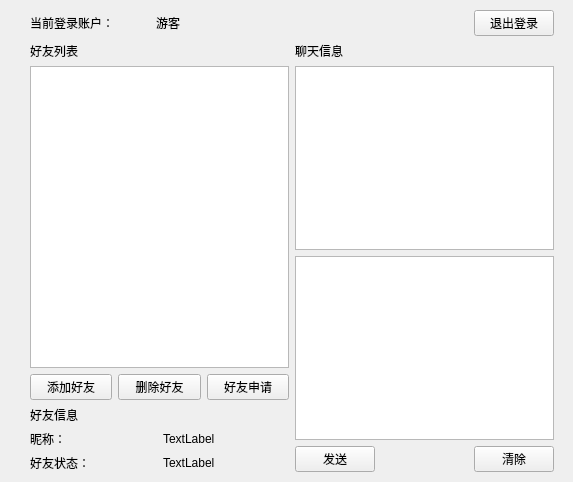
<?xml version="1.0" encoding="UTF-8"?>
<ui version="4.0">
 <class>Use</class>
 <widget class="QWidget" name="Use">
  <property name="geometry">
   <rect>
    <x>0</x>
    <y>0</y>
    <width>573</width>
    <height>482</height>
   </rect>
  </property>
  <property name="windowTitle">
   <string>Form</string>
  </property>
  <widget class="QWidget" name="layoutWidget">
   <property name="geometry">
    <rect>
     <x>30</x>
     <y>10</y>
     <width>524</width>
     <height>462</height>
    </rect>
   </property>
   <layout class="QVBoxLayout" name="verticalLayout_3">
    <item>
     <layout class="QHBoxLayout" name="horizontalLayout">
      <item>
       <widget class="QLabel" name="label">
        <property name="minimumSize">
         <size>
          <width>120</width>
          <height>0</height>
         </size>
        </property>
        <property name="text">
         <string>当前登录账户：</string>
        </property>
       </widget>
      </item>
      <item>
       <widget class="QLabel" name="useNameLabel">
        <property name="minimumSize">
         <size>
          <width>200</width>
          <height>0</height>
         </size>
        </property>
        <property name="text">
         <string>游客</string>
        </property>
       </widget>
      </item>
      <item>
       <spacer name="horizontalSpacer">
        <property name="orientation">
         <enum>Qt::Orientation::Horizontal</enum>
        </property>
        <property name="sizeHint" stdset="0">
         <size>
          <width>100</width>
          <height>20</height>
         </size>
        </property>
       </spacer>
      </item>
      <item>
       <widget class="QPushButton" name="logOutpushButton">
        <property name="styleSheet">
         <string notr="true">font: 11pt &quot;Microsoft YaHei UI&quot;;</string>
        </property>
        <property name="text">
         <string>退出登录</string>
        </property>
       </widget>
      </item>
     </layout>
    </item>
    <item>
     <layout class="QHBoxLayout" name="horizontalLayout_4">
      <item>
       <layout class="QVBoxLayout" name="verticalLayout">
        <item>
         <widget class="QLabel" name="label_8">
          <property name="text">
           <string>好友列表</string>
          </property>
         </widget>
        </item>
        <item>
         <widget class="QListWidget" name="friendListWidget"/>
        </item>
        <item>
         <layout class="QHBoxLayout" name="horizontalLayout_2">
          <item>
           <widget class="QPushButton" name="addFriendpushButton">
            <property name="text">
             <string>添加好友</string>
            </property>
           </widget>
          </item>
          <item>
           <widget class="QPushButton" name="deleteFriendPushButton">
            <property name="text">
             <string>删除好友</string>
            </property>
           </widget>
          </item>
          <item>
           <widget class="QPushButton" name="friendApplyPushButton">
            <property name="text">
             <string>好友申请</string>
            </property>
           </widget>
          </item>
         </layout>
        </item>
        <item>
         <layout class="QGridLayout" name="gridLayout">
          <item row="0" column="0">
           <widget class="QLabel" name="label_3">
            <property name="text">
             <string>好友信息</string>
            </property>
           </widget>
          </item>
          <item row="1" column="0">
           <widget class="QLabel" name="label_4">
            <property name="minimumSize">
             <size>
              <width>50</width>
              <height>0</height>
             </size>
            </property>
            <property name="text">
             <string>昵称：</string>
            </property>
           </widget>
          </item>
          <item row="1" column="1">
           <widget class="QLabel" name="friendNameLabel">
            <property name="text">
             <string>TextLabel</string>
            </property>
           </widget>
          </item>
          <item row="2" column="0">
           <widget class="QLabel" name="label_6">
            <property name="text">
             <string>好友状态：</string>
            </property>
           </widget>
          </item>
          <item row="2" column="1">
           <widget class="QLabel" name="friendStateLabel">
            <property name="text">
             <string>TextLabel</string>
            </property>
           </widget>
          </item>
         </layout>
        </item>
       </layout>
      </item>
      <item>
       <layout class="QVBoxLayout" name="verticalLayout_2">
        <item>
         <widget class="QLabel" name="label_9">
          <property name="text">
           <string>聊天信息</string>
          </property>
         </widget>
        </item>
        <item>
         <widget class="QTextBrowser" name="MessageTextBrowser"/>
        </item>
        <item>
         <widget class="QTextEdit" name="inMessageTextBrowser"/>
        </item>
        <item>
         <layout class="QHBoxLayout" name="horizontalLayout_3">
          <item>
           <widget class="QPushButton" name="sendMessagePushButton">
            <property name="text">
             <string>发送</string>
            </property>
           </widget>
          </item>
          <item>
           <spacer name="horizontalSpacer_2">
            <property name="orientation">
             <enum>Qt::Orientation::Horizontal</enum>
            </property>
            <property name="sizeHint" stdset="0">
             <size>
              <width>40</width>
              <height>20</height>
             </size>
            </property>
           </spacer>
          </item>
          <item>
           <widget class="QPushButton" name="deletePushButton">
            <property name="text">
             <string>清除</string>
            </property>
           </widget>
          </item>
         </layout>
        </item>
       </layout>
      </item>
     </layout>
    </item>
   </layout>
  </widget>
 </widget>
 <resources/>
 <connections/>
</ui>
